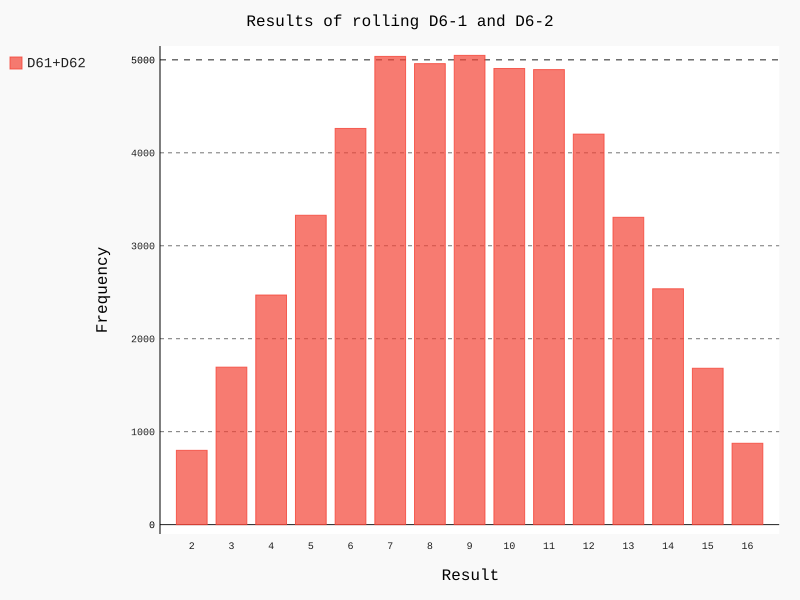

The script that drew this image:
import pygal
from die import Die
die1=Die()
die2=Die(10)
results=[]
frequencies=[]
for roll_num in range(50000):
    result=die1.roll()+die2.roll()
    results.append(result)
max_results=die1.num_sides+die2.num_sides
for value in range(2,max_results+1):
    frequency=results.count(value)
    frequencies.append(frequency)
hist=pygal.Bar()
hist.title="Results of rolling D6-1 and D6-2"
hist.x_labels=[]
for x in range(2,17):
    hist.x_labels.append(x)
hist.x_title="Result"
hist.y_title="Frequency"
hist.add('D61+D62',frequencies)
hist.render_to_file('die_visual.svg')
